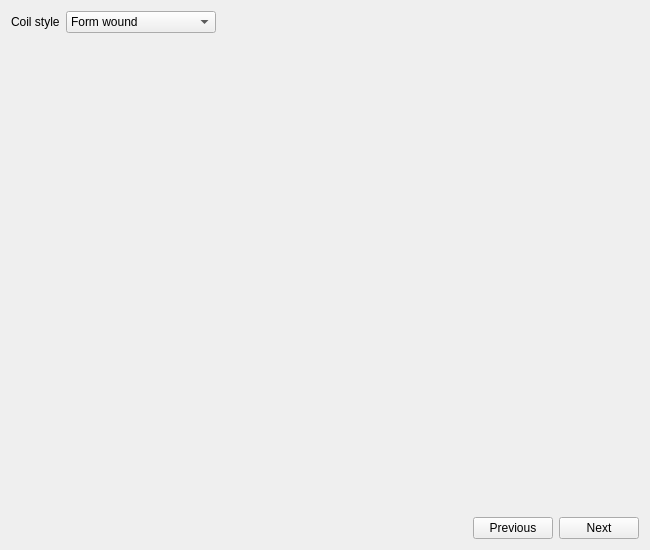
<?xml version="1.0" encoding="UTF-8"?>
<ui version="4.0">
 <class>SWindCond</class>
 <widget class="QWidget" name="SWindCond">
  <property name="geometry">
   <rect>
    <x>0</x>
    <y>0</y>
    <width>650</width>
    <height>550</height>
   </rect>
  </property>
  <property name="minimumSize">
   <size>
    <width>650</width>
    <height>550</height>
   </size>
  </property>
  <property name="windowTitle">
   <string>Form</string>
  </property>
  <layout class="QVBoxLayout" name="verticalLayout">
   <item>
    <layout class="QVBoxLayout" name="main_layout">
     <item>
      <layout class="QHBoxLayout" name="horizontalLayout">
       <item>
        <widget class="QLabel" name="in_cond_type">
         <property name="text">
          <string>Coil style</string>
         </property>
        </widget>
       </item>
       <item>
        <widget class="QComboBox" name="c_cond_type">
         <property name="minimumSize">
          <size>
           <width>150</width>
           <height>0</height>
          </size>
         </property>
         <item>
          <property name="text">
           <string>Form wound</string>
          </property>
         </item>
         <item>
          <property name="text">
           <string>Stranded</string>
          </property>
         </item>
        </widget>
       </item>
       <item>
        <spacer name="horizontalSpacer_3">
         <property name="orientation">
          <enum>Qt::Horizontal</enum>
         </property>
         <property name="sizeHint" stdset="0">
          <size>
           <width>40</width>
           <height>20</height>
          </size>
         </property>
        </spacer>
       </item>
      </layout>
     </item>
     <item>
      <widget class="QWidget" name="w_cond" native="true"/>
     </item>
     <item>
      <layout class="QHBoxLayout" name="horizontalLayout_2">
       <item>
        <spacer name="horizontalSpacer">
         <property name="orientation">
          <enum>Qt::Horizontal</enum>
         </property>
         <property name="sizeHint" stdset="0">
          <size>
           <width>40</width>
           <height>20</height>
          </size>
         </property>
        </spacer>
       </item>
       <item>
        <widget class="QPushButton" name="b_previous">
         <property name="text">
          <string>Previous</string>
         </property>
        </widget>
       </item>
       <item>
        <widget class="QPushButton" name="b_next">
         <property name="text">
          <string>Next</string>
         </property>
        </widget>
       </item>
      </layout>
     </item>
    </layout>
   </item>
  </layout>
 </widget>
 <resources>
  <include location="../../../Resources/pyleecan.qrc"/>
 </resources>
 <connections/>
</ui>
